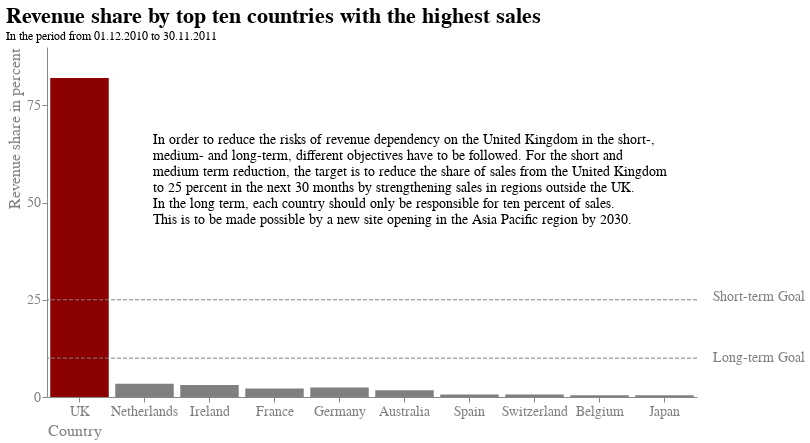

The code cell stored with this chart in its notebook:
### Markdown cell above
#### Chart Beschreibung
Nun soll das Ziel kommuniziert werden, die Reduktion des Umsatzanteils von UK durch die Erhöhung der Umsätze in den Ländern außerhalb des Vereinigten Königreichs. Hierfür wird erneut auf die anfängliche Übersicht zurückgegriffen mit der Umsatzverteilung, allerdings nicht mit absoluten Werten sondern prozentualen Umsatzanteil. Wie in dem ersten Graph wird Clutter eleminiert indem Hilfs und Gridlinien, sowie die Rahmen rechts und oben entfernt werden (Closure). Außerdem wird der Fokus gezielt mit (hue) Farbe auf den Umsatz des Landes UK gelegt zudem wird mit (added marks / spatial position)einer Textbeschreibung in der Visualisierung ein Fokus auf die Erklärung der Ziele gelegt, um mögliche Verwirrungen und Unklarheiten zu beseitigen. Im Kontext des Designs wird der Schwerpunkt auf ein schlichtes Design mit wenigen Farben (Schwarz, grau und dunkelrot) gesetzt. Zudem werden Ziellinien hinzugefügt, um die Ziele des Umsatzanteils zu definieren.

### Code cell
# Visualisierung der umsatzstärksten Kunden
chart_co1 = alt.Chart(df_plot).mark_bar().encode(
    y=alt.Y("Revenue_Share",
            axis=alt.Axis(title="Revenue share in percent", 
                          labelAngle=0,
                          titleAnchor="end",
                          grid=False,
                          values=[0,25,50,75,100])),
    x=alt.X("Country",
            sort=["UK", "Netherlands","Ireland","France","Germany","Australia","Spain","Switzerland","Belgium","Sweden"],
            axis=alt.Axis(title = "Country",
                          titleAnchor="start",
                          labelAngle=0)),
    color=alt.condition(
        alt.FieldOneOfPredicate("Country", ["UK"]),
        alt.value("darkred"),     
        alt.value("grey")     
    )
).properties(
    title={"text":["Revenue share by top ten countries with the highest sales"], "subtitle":["In the period from 01.12.2010 to 30.11.2011"]},
    width=650,
    height=350
)

annotations = alt.Chart(df_text).mark_text(
    align='left', 
    baseline='middle',
    dx=8 ,
    lineBreak='\n',
    fontSize=14,
).encode(
    x=alt.X("Country",
            sort=["UK", "Netherlands","Ireland","France","Germany","Australia","Spain","Switzerland","Belgium","Sweden"],
            axis=alt.Axis(title = "Country",
                          titleAnchor="start",
                          labelAngle=0)),
    y='TotalPrice',
    text='Annotation',
)

rule = alt.Chart(
    pd.DataFrame({'y':[10]})
).mark_rule(color='grey', strokeDash=[4, 2]).encode(
    y='y'
)

goal = alt.Chart().mark_text(
    align="left",
    baseline="bottom",
    fontSize=14,
    fontWeight=400,
    color="grey"
).encode(
    x=alt.value(666),  # pixels from left
    y=alt.value(318),  # pixels from top
    text=alt.value("Long-term Goal")
)
rule_short = alt.Chart(
    pd.DataFrame({'y':[25]})
).mark_rule(color='grey', strokeDash=[4, 2]).encode(
    y='y'
)

goal_short = alt.Chart().mark_text(
    align="left",
    baseline="bottom",
    fontSize=14,
    fontWeight=400,
    color="grey"
).encode(
    x=alt.value(666),  # pixels from left
    y=alt.value(257),  # pixels from top
    text=alt.value("Short-term Goal")
)

alt.layer(chart_co1 + rule + goal + rule_short + goal_short + annotations).configure_view(
    strokeWidth=0
).configure_title(
    fontSize=22,
    font="Arial",
    color="black",
    anchor="start"
).configure_axis(
    labelFont="Arial",
    titleFont="Arial",
    labelFontSize=14,
    titleFontSize=16,
    titleFontWeight="normal",
    labelColor="grey",
    titleColor="grey"
)

### Figure 1 — Vega-Lite specification as saved in the notebook (floating-point values rounded to 4 significant figures)
{"config": {"view": {"continuousWidth": 400, "continuousHeight": 300, "strokeWidth": 0}, "axis": {"labelColor": "grey", "labelFont": "Arial", "labelFontSize": 14, "titleColor": "grey", "titleFont": "Arial", "titleFontSize": 16, "titleFontWeight": "normal"}, "title": {"anchor": "start", "color": "black", "font": "Arial", "fontSize": 22}}, "layer": [{"layer": [{"data": {"name": "data-4123f720bd44132a005441d9156a1eae"}, "mark": "bar", "encoding": {"color": {"condition": {"value": "darkred", "test": {"field": "Country", "oneOf": ["UK"]}}, "value": "grey"}, "x": {"axis": {"labelAngle": 0, "title": "Country", "titleAnchor": "start"}, "field": "Country", "sort": ["UK", "Netherlands", "Ireland", "France", "Germany", "Australia", "Spain", "Switzerland", "Belgium", "Sweden"], "type": "nominal"}, "y": {"axis": {"grid": false, "labelAngle": 0, "title": "Revenue share in percent", "titleAnchor": "end", "values": [0, 25, 50, 75, 100]}, "field": "Revenue_Share", "type": "quantitative"}}, "height": 350, "title": {"text": ["Revenue share by top ten countries with the highest sales"], "subtitle": ["In the period from 01.12.2010 to 30.11.2011"]}, "width": 650}, {"data": {"name": "data-f7fdb6d6dff282c0e5cdfe765ee63692"}, "mark": {"type": "rule", "color": "grey", "strokeDash": [4, 2]}, "encoding": {"y": {"field": "y", "type": "quantitative"}}}, {"data": {"name": "empty"}, "mark": {"type": "text", "align": "left", "baseline": "bottom", "color": "grey", "fontSize": 14, "fontWeight": 400}, "encoding": {"text": {"value": "Long-term Goal"}, "x": {"value": 666}, "y": {"value": 318}}}, {"data": {"name": "data-06e0902371b314c6751b0d1040837b07"}, "mark": {"type": "rule", "color": "grey", "strokeDash": [4, 2]}, "encoding": {"y": {"field": "y", "type": "quantitative"}}}, {"data": {"name": "empty"}, "mark": {"type": "text", "align": "left", "baseline": "bottom", "color": "grey", "fontSize": 14, "fontWeight": 400}, "encoding": {"text": {"value": "Short-term Goal"}, "x": {"value": 666}, "y": {"value": 257}}}, {"data": {"name": "data-5fe194c3733563763aef0cfb078f51b1"}, "mark": {"type": "text", "align": "left", "baseline": "middle", "dx": 8, "fontSize": 14, "lineBreak": "\n"}, "encoding": {"text": {"field": "Annotation", "type": "nominal"}, "x": {"axis": {"labelAngle": 0, "title": "Country", "titleAnchor": "start"}, "field": "Country", "sort": ["UK", "Netherlands", "Ireland", "France", "Germany", "Australia", "Spain", "Switzerland", "Belgium", "Sweden"], "type": "nominal"}, "y": {"field": "TotalPrice", "type": "quantitative"}}}]}], "$schema": "https://vega.github.io/schema/vega-lite/v4.17.0.json", "datasets": {"data-4123f720bd44132a005441d9156a1eae": [{"Quantity": 3816479, "UnitPrice": 992800.0, "CustomerID": 5291000000.0, "TotalPrice": 6508.0, "Month": 2526840, "Year": 684437949, "Country": "UK", "Revenue_Share": 82.02}, {"Quantity": 192552, "UnitPrice": 5491.0, "CustomerID": 32370000.0, "TotalPrice": 271.8, "Month": 14656, "Year": 4512614, "Country": "Netherlands", "Revenue_Share": 3.425}, {"Quantity": 132244, "UnitPrice": 28790.0, "CustomerID": 105400000.0, "TotalPrice": 244.6, "Month": 54090, "Year": 14376277, "Country": "Ireland", "Revenue_Share": 3.083}, {"Quantity": 112343, "UnitPrice": 24380.0, "CustomerID": 110800000.0, "TotalPrice": 193.8, "Month": 62208, "Year": 17611801, "Country": "Germany", "Revenue_Share": 2.442}, {"Quantity": 105412, "UnitPrice": 21160.0, "CustomerID": 99340000.0, "TotalPrice": 175.2, "Month": 57356, "Year": 15753752, "Country": "France", "Revenue_Share": 2.208}, {"Quantity": 83643, "UnitPrice": 3435.0, "CustomerID": 15660000.0, "TotalPrice": 136.9, "Month": 7674, "Year": 2525782, "Country": "Australia", "Revenue_Share": 1.726}, {"Quantity": 29681, "UnitPrice": 5327.0, "CustomerID": 23350000.0, "TotalPrice": 51.86, "Month": 13284, "Year": 3708236, "Country": "Switzerland", "Revenue_Share": 0.6537}, {"Quantity": 26356, "UnitPrice": 7920.0, "CustomerID": 30700000.0, "TotalPrice": 51.5, "Month": 15799, "Year": 4812249, "Country": "Spain", "Revenue_Share": 0.6492}, {"Quantity": 25270, "UnitPrice": 716.0, "CustomerID": 4427000.0, "TotalPrice": 35.54, "Month": 2218, "Year": 697752, "Country": "Japan", "Revenue_Share": 0.4479}, {"Quantity": 21791, "UnitPrice": 5826.0, "CustomerID": 23340000.0, "TotalPrice": 35.38, "Month": 13459, "Year": 3774557, "Country": "Belgium", "Revenue_Share": 0.446}], "data-f7fdb6d6dff282c0e5cdfe765ee63692": [{"y": 10}], "empty": [{}], "data-06e0902371b314c6751b0d1040837b07": [{"y": 25}], "data-5fe194c3733563763aef0cfb078f51b1": [{"Quantity": 0, "UnitPrice": 0, "CustomerID": 0, "TotalPrice": 66, "Country": "Netherlands", "Annotation": "In order to reduce the risks of revenue dependency on the United Kingdom in the short-, \n medium- and long-term, different objectives have to be followed. For the short and \n medium term reduction, the target is to reduce the share of sales from the United Kingdom \n to 25 percent in the next 30 months by strengthening sales in regions outside the UK. \n In the long term, each country should only be responsible for ten percent of sales. \n This is to be made possible by a new site opening in the Asia Pacific region by 2030."}]}}
